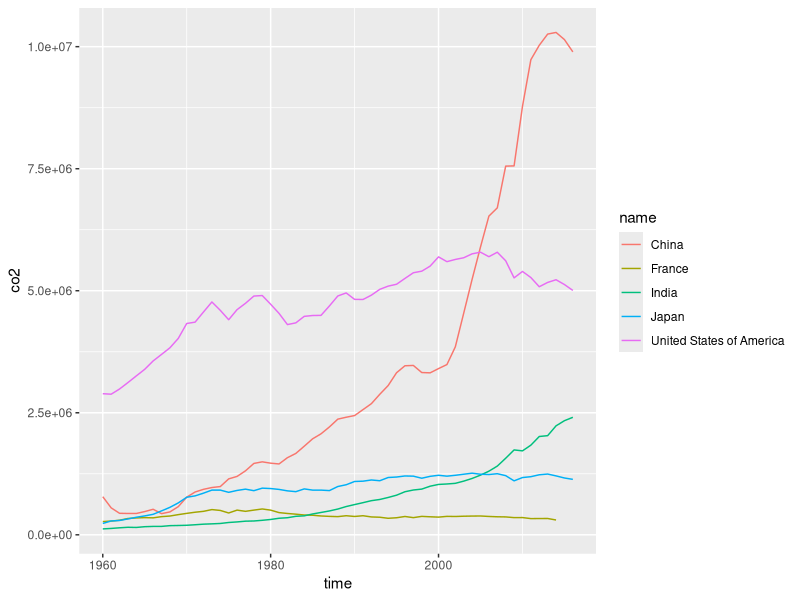
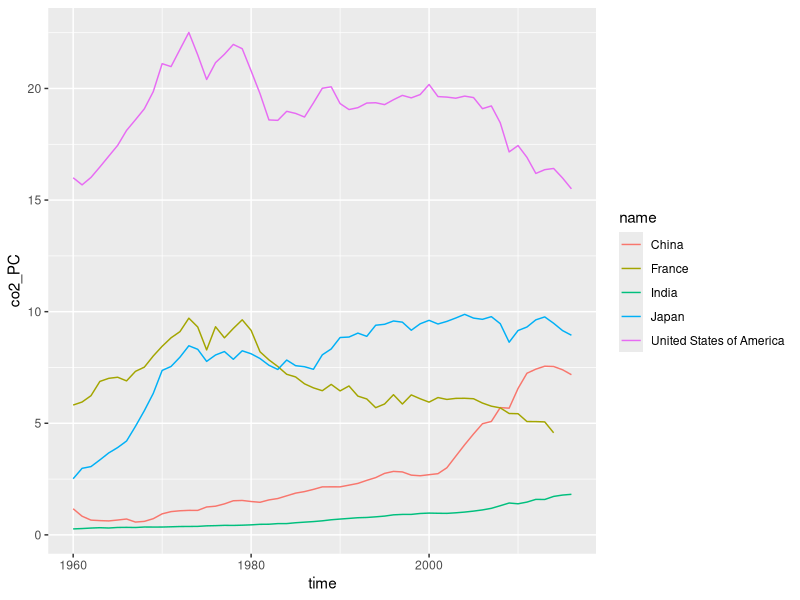
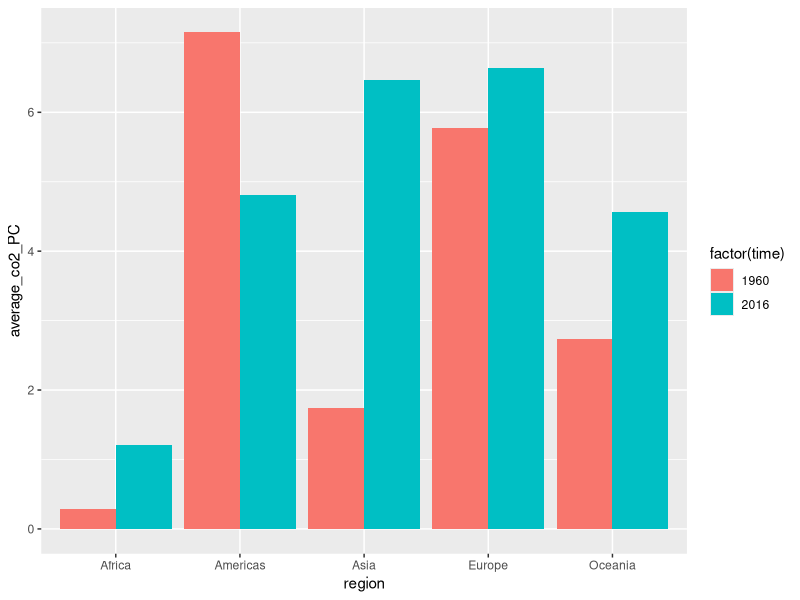
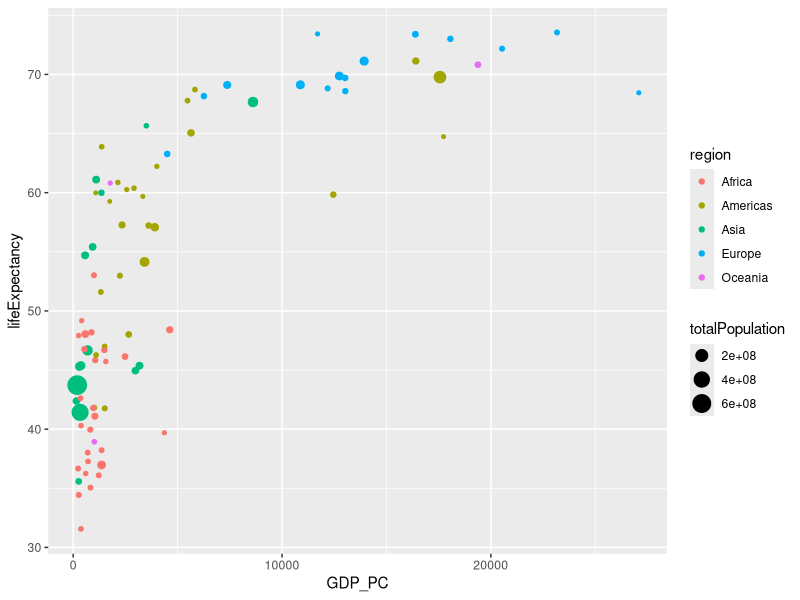
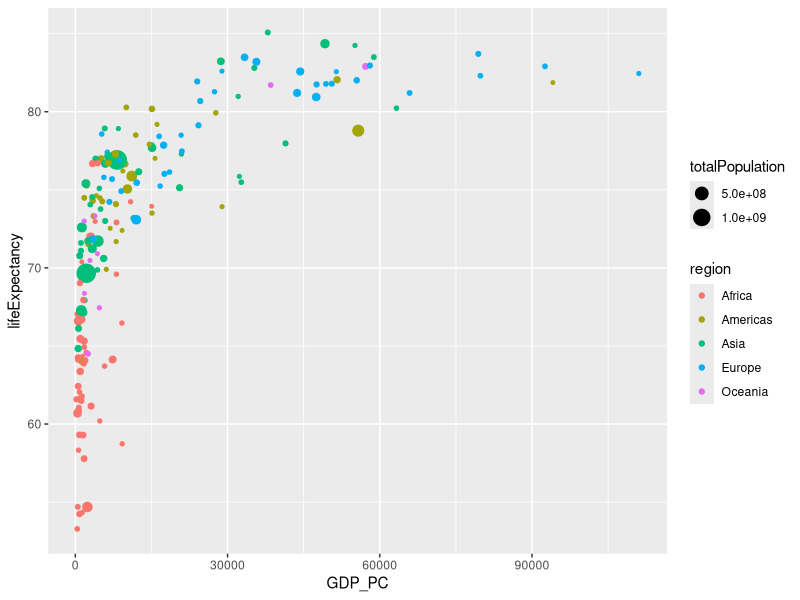
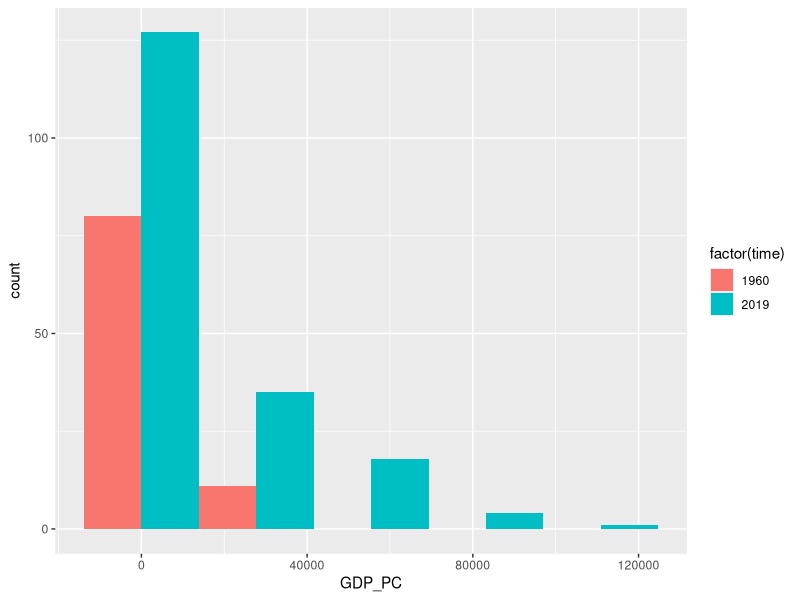

These charts were generated, in order, by the following R code:
## ---- chunk 1
library(tidyverse)
knitr::opts_chunk$set(echo = TRUE)
## ---- chunk 2
gapminder <- read_delim("data/gapminder.csv")
## ---- chunk 3
ncolumn <- ncol(gapminder)
nrow <- nrow(gapminder)
## ---- chunk 4
gapminder %>%
  sample_n(5)
## ---- chunk 5
gapminder %>%
  summarize(num_iso2 = n_distinct(iso2),
            num_iso3 = n_distinct(iso3),
            num_name = n_distinct(name))
## ---- chunk 6
gapminder %>%
  group_by(iso2) %>%
  summarize(num = n_distinct(name)) %>%
  arrange(desc(num)) %>%
  head(5)
## ---- chunk 7
gapminder %>%
  group_by(iso2) %>%
  filter(is.na(iso2)) %>%
  summarize(name = unique(name))
## ---- chunk 8
gapminder %>%
  group_by(name) %>%
  summarize(num = n_distinct(iso3)) %>%
  arrange(desc(num)) %>%
  head(5)
## ---- chunk 9
gapminder %>%
  group_by(name) %>%
  filter(is.na(name)) %>%
  summarize(three_letter = unique(iso3))
## ---- chunk 10
max <- max(gapminder$time, na.rm = TRUE)
min <- min(gapminder$time, na.rm = TRUE)
## ---- chunk 11
gapminder %>% 
  group_by(time) %>% 
  filter(is.na(co2) | is.na(co2_PC)) %>%
  summarize(num_miss = length(time)) %>%
  arrange(desc(num_miss)) %>%
  head(5)
## ---- chunk 12
gapminder %>%
  filter(name == "United States of America" | 
         name == "China" | 
         name == "India" |
         name == "France" | 
         name == "Japan",
         !is.na(co2)) %>%
  ggplot() + 
  geom_line(aes(x = time, y = co2, col = name))
## ---- chunk 13
gapminder %>%
  filter(name == "United States of America" |
         name == "China" | 
         name == "India" | 
         name == "France" | 
         name == "Japan",
         !is.na(co2_PC)) %>%
  ggplot() + 
  geom_line(aes(x = time, y = co2_PC, col = name))
## ---- chunk 14
gapminder %>% 
  filter(!is.na(co2_PC), 
         !is.na(region)) %>%
  group_by(region, time) %>% 
  summarize(average_co2_PC = mean(co2_PC, na.rm = TRUE))  %>%
  arrange((average_co2_PC)) %>%
  head(5)
## ---- chunk 15
gapminder %>% 
  filter(time == 1960 | time == 2016, 
         !is.na(co2_PC), 
         !is.na(region) ) %>%
  filter(region != "") %>% 
  group_by(time, region) %>% 
  summarize(average_co2_PC = mean(co2_PC, na.rm = TRUE)) %>%

  ggplot() + 
  geom_bar(aes(x = region,
               y = average_co2_PC, 
               fill = factor(time)),
           stat = "identity",
           position = "dodge")
## ---- chunk 16
gapminder %>%
  filter(time == 2016, 
         !is.na(co2_PC), 
         !is.na(region),
         !is.na(name)) %>%
  group_by(region, name) %>%
  summarize(co2_pc_data = co2_PC) %>%
  arrange(region, desc(co2_pc_data)) %>%
  mutate(row = row_number()) %>%
  filter(row_number() %in% c(1,2,3,n(),n()-1,n()-2)) %>%
  ungroup() %>%
  arrange(region, row)
## ---- chunk 17
gapminder %>% 
  filter(time == 1960,
         !is.na(GDP_PC), 
         !is.na(lifeExpectancy), 
         !is.na(name)) %>%
  ggplot() +
  geom_point(aes(x = GDP_PC, 
                 y = lifeExpectancy, 
                 col = region,
                 size = totalPopulation))
## ---- chunk 18
gapminder %>% 
  filter(time == 2019,
         !is.na(GDP_PC), 
         !is.na(lifeExpectancy), 
         !is.na(name)) %>%
  ggplot() +
  geom_point(aes(x = GDP_PC, 
                 y = lifeExpectancy, 
                 col = region,
                 size = totalPopulation))
## ---- chunk 19
gapminder %>% 
  filter(time == 1960 | time == 2019,
         !is.na(lifeExpectancy),
         !is.na(name)) %>% 
  group_by(time, region) %>% 
  summarize(average_le = mean(lifeExpectancy, na.rm = TRUE)) %>% 
  arrange(time, desc(average_le))
## ---- chunk 20
gapminder %>%
  filter(time == 1960 | time == 2019,
         !is.na(region),
         !is.na(name),
         !is.na(lifeExpectancy)) %>%
  group_by(region, time) %>%
  summarize(average_le = mean(lifeExpectancy)) %>%
  mutate(difference = average_le - lag(average_le)) %>%
  group_by(region) %>%
  summarize(average_le_growth = mean(difference, na.rm = TRUE)) %>%
  arrange(average_le_growth)
## ---- chunk 21
gapminder %>% 
  filter(time == 1960 | time == 2019, 
         !is.na(GDP_PC)) %>% 
  ggplot() + 
  geom_histogram(aes(x = GDP_PC, 
                     fill = factor(time)),
                 position = "dodge",
                 bins = 5)
## ---- chunk 22
gapminder %>%
  filter(time == 1960 | time == 2019,
         !is.na(name),
         !is.na(lifeExpectancy)) %>%
  group_by(time) %>%
  mutate(le_rank = rank(desc(lifeExpectancy))) %>%
  filter(name == "United States of America") %>%
  summarize(name, le_rank)
## ---- chunk 23
gapminder %>%
  filter(time == 1960 | time == 2019,
         !is.na(name),
         !is.na(lifeExpectancy)) %>%
  group_by(time) %>%
  mutate(le_rank = rank(desc(lifeExpectancy))) %>%
  mutate(ratio = le_rank / n()) %>%
  filter(name == "United States of America") %>%
  summarize(name, le_rank, ratio)
